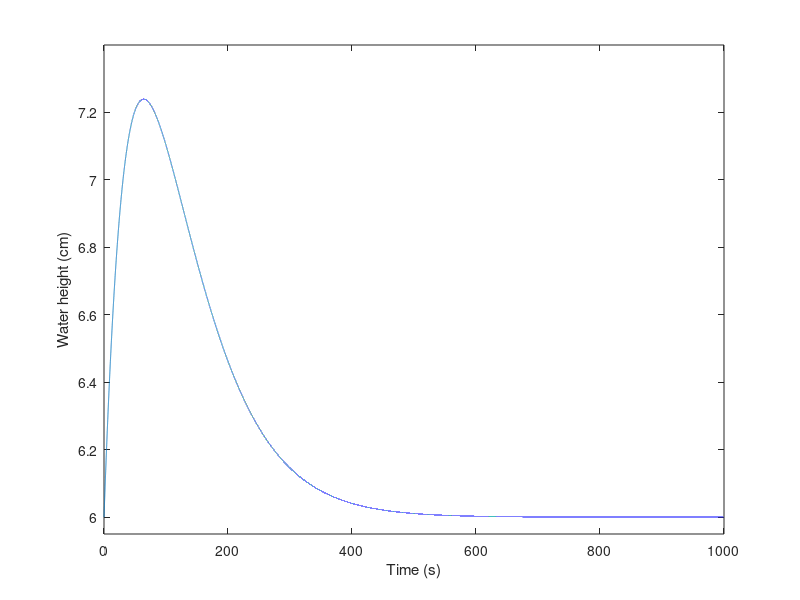

Write MATLAB code to recreate this figure.
R1 = 7.1956E3; 
R2 = 2.9943E4;
A1 = 9.3363E-3; 
A2 = 2.0319E-3; 
qs = 7.2E-5;
h0 = 0.06; 

t = 0:0.01:1000; 

h2 = qs*R2/(A1*R1-A2*R2)*(exp(-t/(A1*R1))-exp(-t/(A2*R2)))+h0;

plot(t,h2*100)
ylim([0.0595*100,0.074*100])
xlabel('Time (s)')
ylabel('Water height (cm)')